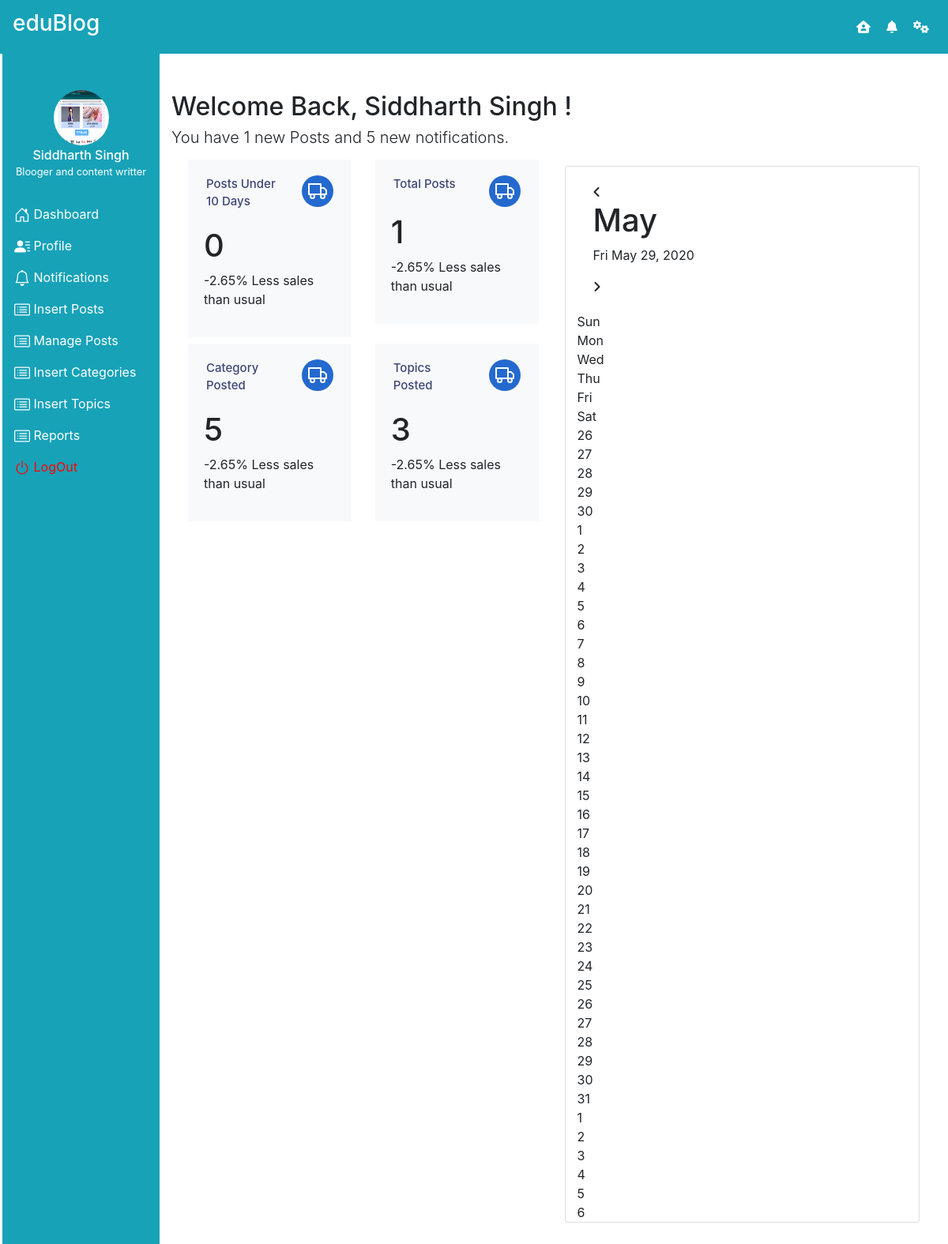
Page /user_dashboard (signed in) on the committed database.
### datawork/models.py (models this page shows)
class NewUser(models.Model):
    nu_id = models.AutoField(primary_key=True)
    nu_name = models.CharField(max_length=200)
    nu_city = models.CharField(max_length=200, null=True)
    nu_state = models.CharField(max_length=200, null=True)
    nu_image = models.ImageField(upload_to="media")
    nu_doc = models.DateField()
    nu_address = models.TextField()
    nu_phone = models.CharField(max_length=200)
    nu_email = models.EmailField()
    nu_password = models.CharField(max_length=200)
    nu_myself = models.TextField()
    def __str__(self):
        return self.nu_name

### datawork/views.py (the view)
# urls.py: path('user_dashboard', views.user_dashboard, name="user_dashboard"),
def user_dashboard(r):
    log = get_user(r)
    return render(r, "user/dashboard.html", {
        "postcount": Posts.objects.filter(post_user__nu_name=log).count(),
        "categorycount": Category.objects.filter().count(),
        "topiccount": Topic.objects.all().count(),
        'user': log,
    })

### datawork/views.py (called while the page is built)
def get_user(r):
    if r.session.has_key('logins'):
        return NewUser.objects.get(nu_name=r.session['logins'])

### templates/user/dashboard.html (shortened to what this page needs)
{% extends 'user/base.html' %}
{% load static %}
{% block dashboard %}
    <div class="col-lg-10 mt-5">
        <h2>Welcome Back,  {{ user.nu_name }} ! </h2>
        <h5 class="lead">You have {{ postcount }} new Posts and 5 new notifications.</h5>
        <div class="container">
            <div class="row">
                <div class="col-lg-6">
                    <div class="row">
                        <div class="col-lg-6 col-md-6 mt-2">
                            <div class="card" style="border: none">
                                <div class="card-body bg-light">
                                    <div class="row">
                                        <div class="col mt-0">
                                            <h5 class="card-title" style="font-size: .9375rem;color: #3e4676;line-height: 1.5;">Posts Under 10 Days</h5>
                                        </div>
                                        <div class="col-auto">
                                            <div class="avatar">
                                                <div class="avatar-title rounded-circle bg-primary-dark">
                                                </div>
                                            </div>
                                        </div>
                                    </div>
                                    <h4 style="font-size: 30px"><h1>0</h1></h4>
                                    <p>-2.65% Less sales than usual</p>
                                </div>
                            </div>
                        </div>
                        <div class="col-lg-6 col-md-6 mt-2">
                            <div class="card" style="border: none">
                                <div class="card-body bg-light">
                                    <div class="row">
                                        <div class="col mt-0">
                                            <h5 class="card-title" style="font-size: .9375rem;color: #3e4676;line-height: 1.5;">Total Posts</h5>
                                        </div>
                                        <div class="col-auto">
                                            <div class="avatar">
                                                <div class="avatar-title rounded-circle bg-primary-dark">
                                                </div>
                                            </div>
                                        </div>
                                        <h4 style="font-size: 30px"><h1>{{ postcount }}</h1></h4>
                                        <p>-2.65% Less sales than usual</p>
                                    </div>
                                </div>
                            </div>
                        </div>
                        <div class="col-lg-6 col-md-6 mt-2">
                            <div class="card" style="border: none">
                                <div class="card-body bg-light">
                                    <div class="row">
                                        <div class="col mt-0">
                                            <h5 class="card-title" style="font-size: .9375rem;color: #3e4676;line-height: 1.5;">Category Posted</h5>
                                        </div>
                                        <div class="col-auto">
                                            <div class="avatar">
                                                <div class="avatar-title rounded-circle bg-primary-dark">
                                                </div>
                                            </div>
                                        </div>
                                    </div>
                                    <h4 style="font-size: 30px"><h1>{{ categorycount }}</h1></h4>
                                    <p>-2.65% Less sales than usual</p>
                                </div>
                            </div>
                        </div>
                        <div class="col-lg-6 col-md-6 mt-2">
                            <div class="card" style="border: none">
                                <div class="card-body bg-light">
                                    <div class="row">
                                        <div class="col mt-0">
                                            <h5 class="card-title" style="font-size: .9375rem;color: #3e4676;line-height: 1.5;">Topics Posted</h5>
                                        </div>
                                        <div class="col-auto">
                                            <div class="avatar">
                                                <div class="avatar-title rounded-circle bg-primary-dark">
                                                </div>
                                            </div>
                                        </div>
                                    </div>
                                    <h4 style="font-size: 30px"><h1>{{ topiccount }}</h1></h4>
                                    <p>-2.65% Less sales than usual</p>
                                </div>
                            </div>
                        </div>
                    </div>
                </div>
                <div class="col-lg-6">
                    <div class="card mt-3 container">
                        <div class="card-body calendar">
                             <div class="months">
                                 <i class="fas fa-angle-left prev"></i>
                                     <div class="date">
                                         <h1>May</h1>
                                         <p>Fri May 29, 2020</p>
                                     </div>
                                 <i class="fas fa-angle-right next"></i>
                             </div>
                        </div>
                         <div class="weekdays">
                             <div>Sun</div>
                             <div>Mon</div>
                             <div>Wed</div>
                             <div>Thu</div>
                             <div>Fri</div>
                             <div>Sat</div>
                         </div>
                         <div class="days">
                             <div class="prev-date">26</div>
                             <div class="prev-date">27</div>
                             <div class="prev-date">28</div>
                             <div class="prev-date">29</div>
                             <div class="prev-date">30</div>
                             <div>1</div>
                             <div>2</div>
                             <div>3</div>
                             <div>4</div>
                             <div>5</div>
                             <div>6</div>
                             <div>7</div>
                             <div>8</div>
                             <div>9</div>
                             <div>10</div>
                             <div>11</div>
                             <div>12</div>
                             <div>13</div>
                             <div>14</div>
                             <div>15</div>
                             <div>16</div>
                             <div>17</div>
                             <div>18</div>
                             <div>19</div>
                             <div>20</div>
                             <div>21</div>
                             <div>22</div>
                             <div>23</div>
                             <div>24</div>
                             <div>25</div>
                             <div>26</div>
                             <div>27</div>
                             <div>28</div>
                             <div>29</div>
                             <div>30</div>
                             <div>31</div>
                             <div class="next-date">1</div>
                             <div class="next-date">2</div>
                             <div class="next-date">3</div>
                             <div class="next-date">4</div>
                             <div class="next-date">5</div>
                             <div class="next-date">6</div>
                         </div>
                     </div>
                    </div>
            </div>
        </div>
    </div>
{% endblock %}

### templates/user/base.html (shortened to what this page needs)
<!DOCTYPE html>
<html lang="en">
<head>
    <link rel="stylesheet" href="https://stackpath.bootstrapcdn.com/bootstrap/5.0.0-alpha1/css/bootstrap.min.css">
    <link rel="stylesheet" href="https://stackpath.bootstrapcdn.com/bootstrap/4.5.0/css/bootstrap.min.css">
    {% load static %}
</head>
<body>
    <nav class="navbar navbar-expand-lg navbar-dark bg-info">
        <a href="{% url 'homepage' %}" class="navbar-brand"><h3>eduBlog</h3></a>
        <ul class="navbar-nav ml-auto">
            <li class="nav-item">
                <a href="{% url 'user_dashboard' %}" class="nav-link ml-1" style="color: white">
                    <i class="fas fa-house-user"></i>
                </a>
            </li>
            <li class="nav-item">
                <a href="" class="nav-link ml-1" style="color: white">
                    <i class="fas fa-bell"></i>
                </a>
            </li>
            <li class="nav-item">
                <a href="{% url 'profile' %}" class="nav-link ml-1" style="color: white">
                    <i class="fas fa-cogs"></i>
                </a>
            </li>
        </ul>
    </nav>
    <div class="container-fluid">
        <div class="row">
            <div class="col-lg-2 bg-info">
                <div class="sidebar-user py-3 text-center text-white">
                    <img src="{{ user.nu_image.url }}" alt="" class="img-fluid rounded-circle"><br>
                    <h7 style="font-weight: 500!important;">{{ user.nu_name }}</h7>
                    <p class="small">Blooger and content writter</p>
                </div>
                <div class="menu text-white">
                    <p>
                        <a href="{% url 'user_dashboard' %}" style="text-decoration: none; color: white">
                            <span>
                            Dashboard
                        </span>
                        </a>
                    </p>
                    <p>
                        <a href="{% url 'profile' %}" style="text-decoration: none; color:white">
                            <span>
                                Profile
                            </span>
                        </a>
                    </p>
                    <p>
                        <span>
                            Notifications
                        </span>
                    </p>
                    <p>
                        <a href="{% url 'insert_post' %}" style="text-decoration: none; color: white">
                            <span>
                                Insert Posts
                            </span>
                        </a>
                    </p>
                    <p>
                        <a href="{% url 'manage_post' %}" style="text-decoration: none; color: white">
                            <span>
                                Manage Posts
                            </span>
                        </a>
                    </p>
                    <p>
                        <a href="{% url 'insert_category' %}" style="text-decoration: none; color: white">
                            <span>
                                Insert Categories
                            </span>
                        </a>
                    </p>
                    <p>
                        <a href="{% url 'insert_topic' %}" style="text-decoration: none; color: white">
                            <span>
                                Insert Topics
                            </span>
                        </a>
                    </p>
                    <p>
                        <a href="{% url 'report' %}" style="text-decoration: none; color: white">
                            <span>
                            Reports
                        </span>
                        </a>
                    </p>
                    <p>
                        <a href="{% url 'logout' %}" style="text-decoration: none; color: red">
                            <span>
                                <svg width="1em" height="1em" viewBox="0 0 16 16" class="bi bi-power" fill="currentColor" xmlns="http://www.w3.org/2000/svg" style="font-size: 20px"><path fill-rule="evenodd" d="M5.578 4.437a5 5 0 1 0 4.922.044l.5-.866a6 6 0 1 1-5.908-.053l.486.875z"/><path fill-rule="evenodd" d="M7.5 8V1h1v7h-1z"/></svg>
                                LogOut
                            </span>
                        </a>
                    </p>
                </div>
            </div>
            {% block dashboard %}{% endblock %}
        </div>
    </div>
</body>
</html>

### templates/user/base.html (style rules this page uses)
.row { display: flex; flex-wrap: wrap; margin-right: -.75rem; margin-left: -.75rem; }
.col { flex-basis: 0; flex-grow: 1; max-width: 100%; }
.col-auto { flex: 0 0 auto; width: auto; max-width: 100%; }
.avatar { width: 40px; height: 40px; }
.avatar-title { display: flex; width: 100%; height: 100%; align-items: center; justify-content: center; color: #fff; }
.bg-primary-dark { background-color: #2469ce!important; }
.rounded-circle { border-radius: 50%!important; }
.img-fluid { max-width: 100%; height: auto; }
.rounded-circle { border-radius: 50% !important; }
.sidebar-user img { width: 70px; height: 70px; margin-top: 30px; }

### rows in the picture
NewUser: nu_image (picture), nu_name "Siddharth Singh"

### other values in the picture
{{ postcount }} "1"
{{ categorycount }} "5"
{{ topiccount }} "3"
